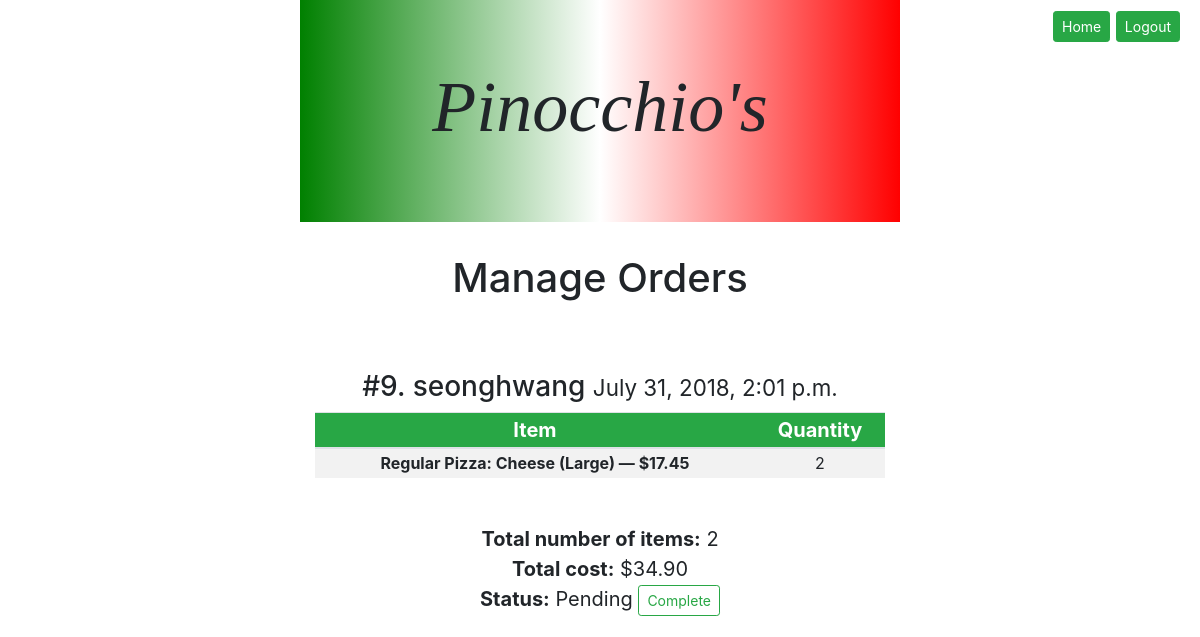
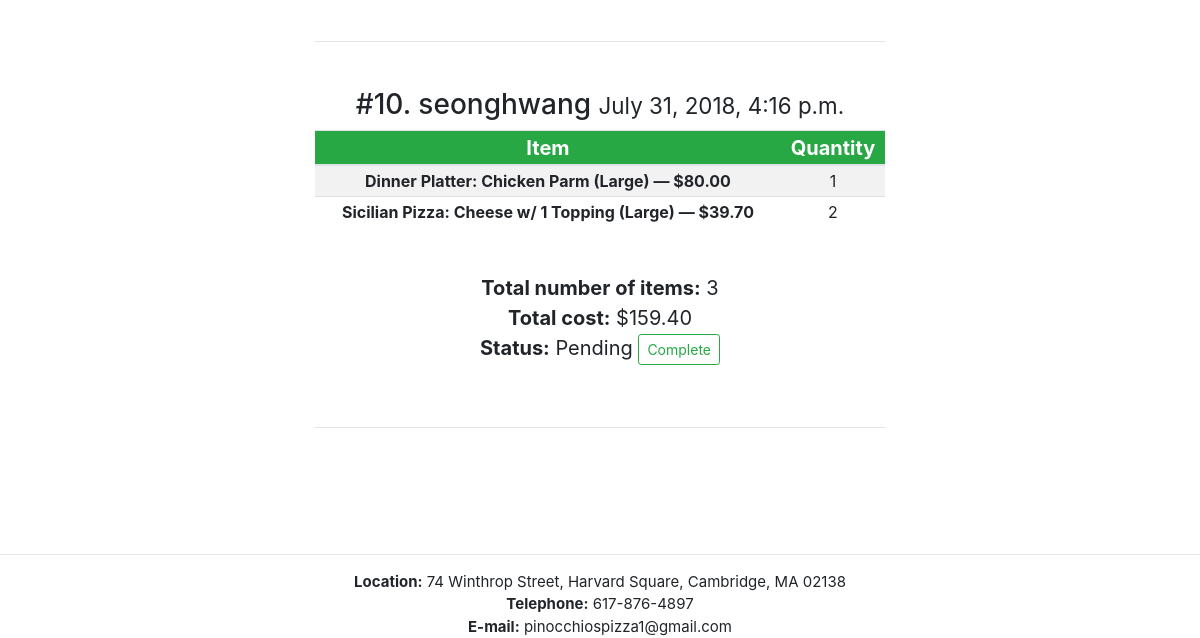
The app's page /manageorders (signed in), older data (2 pictures, top to bottom).
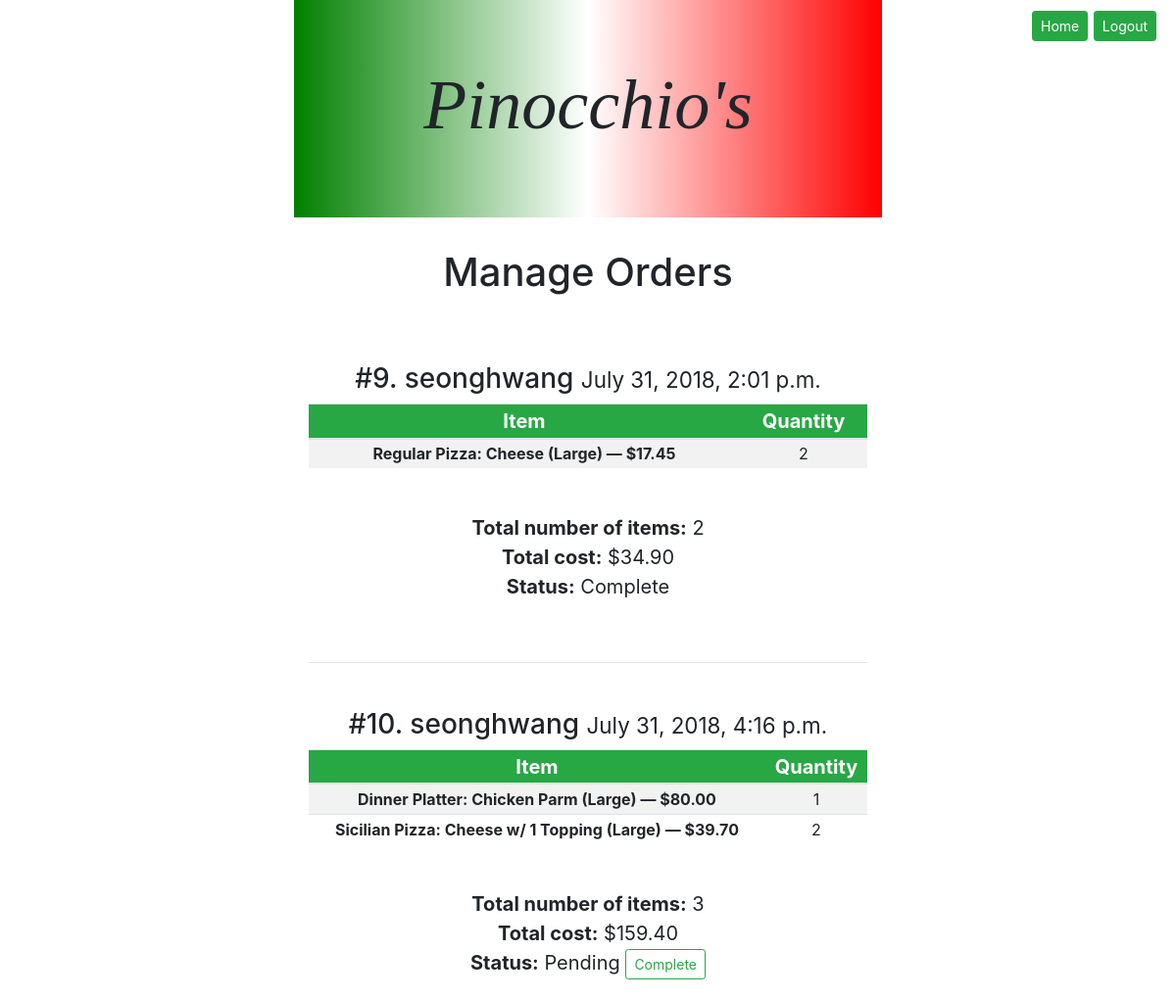
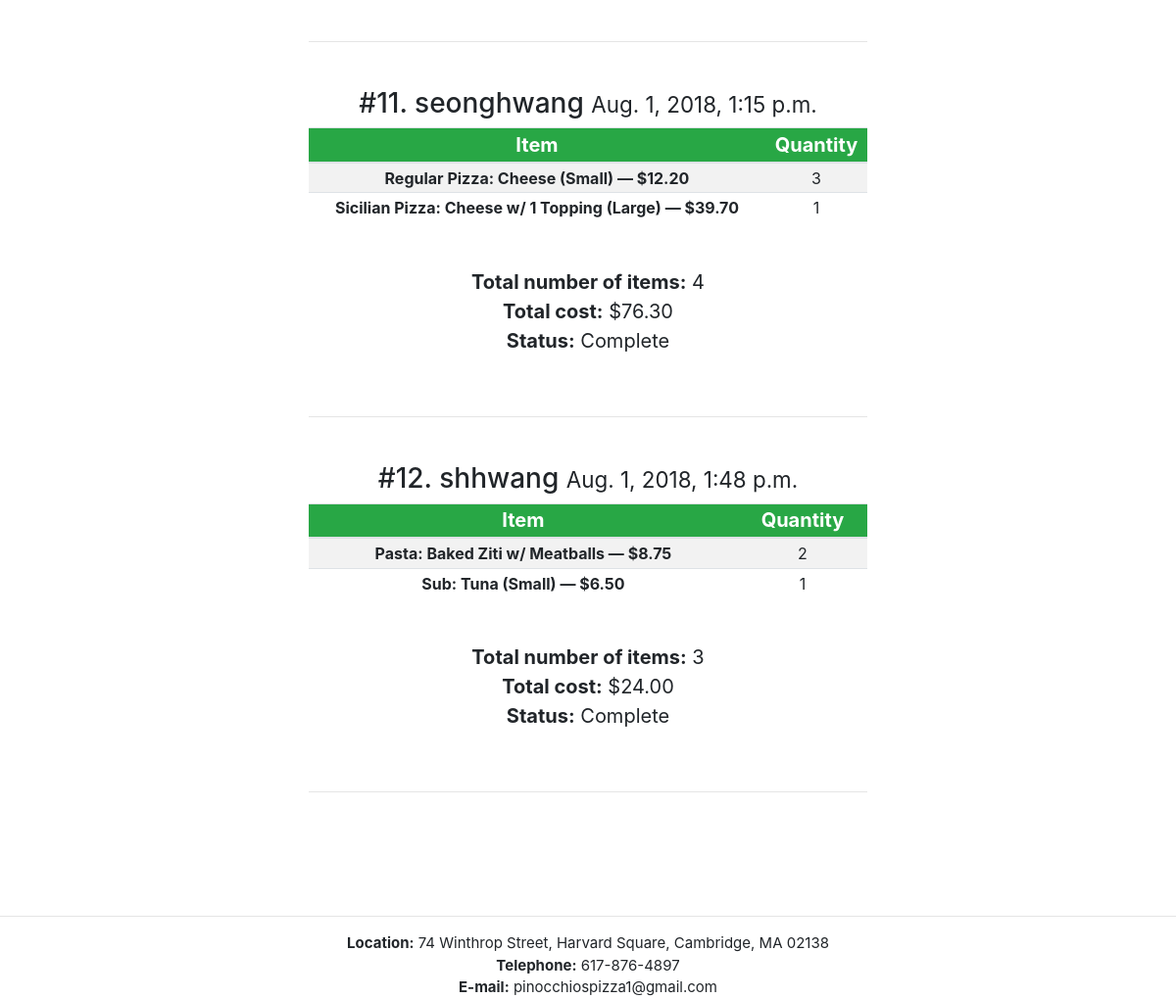
The same page, newer data (2 pictures, top to bottom).
### orders/models.py (models this page shows, shortened)
class Order(models.Model):
    STATUS_CHOICES = (
        ("Pending", "Pending"),
        ("Complete", "Complete")
    )
    user = models.ForeignKey(User, on_delete=models.CASCADE, related_name = "orders")
    created = models.DateTimeField(auto_now_add=True)
    count = models.PositiveIntegerField(default=0)
    total = models.DecimalField(max_digits=7, default=0, decimal_places=2)
    status = models.CharField(max_length=10, choices=STATUS_CHOICES, default="Pending")

class OrderEntry(models.Model):
    item = models.ForeignKey(Menu, on_delete=models.CASCADE)
    order = models.ForeignKey(Order, on_delete=models.CASCADE)
    quantity = models.PositiveIntegerField(default=0)
    class Meta:
        verbose_name = 'Order Entry'
        verbose_name_plural = 'Order Entries'

class Menu(models.Model):
    FOOD_CHOICES = (
        ('RegularPizza', 'Regular Pizza'),
        ('SicilianPizza', 'Sicilian Pizza'),
        ("Sub", 'Sub'),
        ("Salad", 'Salad'),
        ("Pasta", 'Pasta'),
        ("DinnerPlatter", 'Dinner Platter')
    )
    SIZE_CHOICES = (
        ("Small", "Small"),
        ("Large", "Large")
    )
    category = models.CharField(max_length=20, choices=FOOD_CHOICES)
    name = models.CharField(max_length=200)
    size = models.CharField(max_length=6, choices=SIZE_CHOICES, null=True, blank=True)
    topping = models.PositiveIntegerField(default=0)
    price = models.DecimalField(max_digits=5, decimal_places=2)
    def __str__(self):
        if self.size is not None:
            return f"{self.get_category_display()}: {self.name} ({self.size}) — ${self.price}"
        else:
            return f"{self.get_category_display()}: {self.name} — ${self.price}"

### orders/views.py (the view)
# urls.py: path("manageorders", views.manage_orders_view, name="manageorders"),
def manage_orders_view(request):
    if not request.user.is_authenticated:
        return HttpResponseRedirect(reverse("index"))
    elif not request.user.is_superuser:
        return render(request, "orders/error.html", {"message": "Only admins can access this page."})
    else:
        orders = Order.objects.all()
        orderentry = OrderEntry.objects.filter(order__in = orders)
        pztoppingentry = PizzaTopping_OrderEntry.objects.filter(orderentry__in = orderentry)
        subtoppingentry = SubTopping_OrderEntry.objects.filter(orderentry__in = orderentry)
        context = {
            "orders": orders,
            "orderentry": orderentry,
            "pztoppingentry": pztoppingentry,
            "subtoppingentry": subtoppingentry
        }
        return render(request, "orders/manageorders.html", context)

### orders/templates/orders/manageorders.html (shortened to what this page needs)
{% extends "orders/base.html" %}
{% block heading %}
    Manage Orders
{% endblock %}
{% block body %}
<form action="{% url 'orderstatus_change' %}" method="post">
    {% for order in orders %}
        <br><h3>#{{ order.id }}. {{ order.user }} <small>{{ order.created }}</small></h3>
        <table class="table table-sm table-striped">
            <thead class="bg-success">
                <tr>
                    <th scope="col">Item</th>
                    <th scope="col">Quantity</th>
                </tr>
            </thead>
            <tbody>
            {% for entry in orderentry %}
                {% if entry.order == order %}
                    <tr>
                        <th scope="row">{{ entry.item }}</th>
                        <td>{{ entry.quantity }}</td>
                    </tr>
                {% endif %}
            {% endfor %}
            </tbody>
        </table>
    <br>
<ul>
    <li><b>Total number of items:</b> {{ order.count }}</li>
    <li><b>Total cost:</b> ${{ order.total }} </li>
    {% if order.status == "Pending" %}
        <li> <b>Status:</b> {{ order.status }} <button class = "btn btn-sm btn-outline-success" type="submit" name="complete" value="{{ order.id }}">Complete</button></li>
    {% else %}
        <li> <b>Status:</b> {{ order.status }}</li>
    {% endif %}
</ul>
<br><hr>
{% endfor %}
<div id="navfloat">
    <a class="btn btn-success btn-sm" href="{% url 'index' %}" role="button">Home</a>
    <a class="btn btn-success btn-sm" href="{% url 'logout' %}" role="button">Logout</a>
</div>
{% endblock %}

### orders/templates/orders/base.html (shortened to what this page needs)
<html>
    <head>
        <link rel="stylesheet" href="https://stackpath.bootstrapcdn.com/bootstrap/4.1.1/css/bootstrap.min.css">
        <link rel="stylesheet" href="/static/orders/style.css">
    </head>
    <body>
        <div class="jumbotron jumbotron-fluid col-lg-6 col-md-6 col-sm-6" style = "background:linear-gradient(to right, green, white, red)">
            <h1 class="display-3" id="heading">Pinocchio's</h1>
        </div>
        <div class="col-lg-6 col-md-6 col-sm-6 float-md-center">
            <h1>{% block heading %}{% endblock %}</h1><br>
            {% block body %}
            {% endblock %}
        </div>
        <br><br><br>
        <hr>
        <footer>
            <b>Location:</b> 74 Winthrop Street, Harvard Square, Cambridge, MA 02138<br>
            <b>Telephone:</b> 617-876-4897<br>
            <b>E-mail:</b> pinocchiospizza1@gmail.com
        </footer>
    </body>
</html>

### orders/static/orders/style.css (style rules this page uses)
#heading { text-align: center; font-family: Georgia; font-style: italic; }
body { max-width: 2000px; margin: auto; font-size: 20px; }
div { text-align: center; margin: auto; }
form { display: block; }
ul { list-style-type: none; padding-left: 0; }
#navfloat { position: fixed; top: 10px; right: 20px; }
footer { font-size: 15px; text-align: center; }
thead { font-size: 20px; color: white; }
table { text-align:center; }

Row changes from the older to the newer data that the page shows:
changed Order "July 31, 2018, 2:01 p.m.": status "Pending" → "Complete"
added Order: id "11", user "seonghwang", created "Aug. 1, 2018, 1:15 p.m.", count "4", total "76.30", status "Complete"
added OrderEntry: item "Regular Pizza: Cheese (Small) — $12.20", quantity "3", shown under "11"
added OrderEntry: item "Sicilian Pizza: Cheese w/ 1 Topping (Large) — $39.70", quantity "1", shown under "11"
added Order: id "12", user "shhwang", created "Aug. 1, 2018, 1:48 p.m.", count "3", total "24.00", status "Complete"
added OrderEntry: item "Pasta: Baked Ziti w/ Meatballs — $8.75", quantity "2", shown under "12"
added OrderEntry: item "Sub: Tuna (Small) — $6.50", quantity "1", shown under "12"
